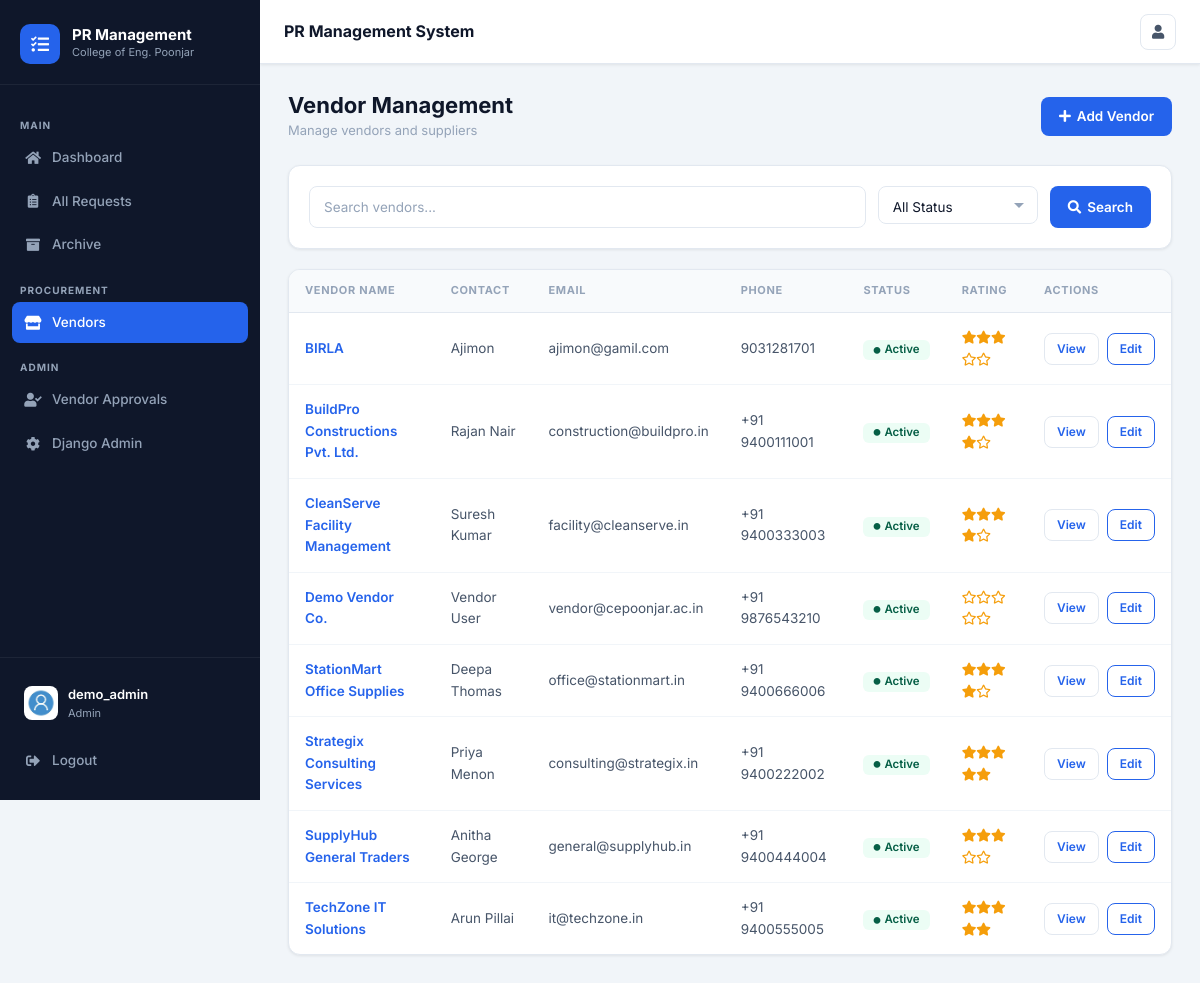
The page /vendors/ (signed in) on the database its author committed.
### users/models.py (models this page shows, shortened)
class Profile(models.Model):
    user = models.OneToOneField(User, on_delete=models.CASCADE)
    image = models.ImageField(default='default.jpg', upload_to='profile_pics')
    role = models.CharField(max_length=20, choices=ROLE_CHOICES, default='requester')
    def is_admin(self):
        return self.role == 'admin'
    def is_buyer(self):
        return self.role == 'buyer'
    def is_requester(self):
        return self.role == 'requester'

### prs/models.py (models this page shows, shortened)
class Vendor(models.Model):
    user = models.OneToOneField(User, on_delete=models.CASCADE, null=True, blank=True, related_name='vendor_profile')
    name = models.CharField(max_length=200, unique=True)
    contact_person = models.CharField(max_length=200, blank=True)
    email = models.EmailField(blank=True)
    phone = models.CharField(max_length=50, blank=True)
    address = models.TextField(blank=True)
    website = models.URLField(blank=True)
    tax_id = models.CharField(max_length=100, blank=True, help_text="Tax ID or Business Registration Number")
    bank_account = models.CharField(max_length=100, blank=True)
    account_holder = models.CharField(max_length=200, blank=True, help_text="Bank account holder name")
    ifsc_code = models.CharField(max_length=20, blank=True, help_text="IFSC code for bank transfer")
    upi_id = models.CharField(max_length=100, blank=True, help_text="UPI ID for payments (e.g. vendor@upi)")
    payment_terms = models.CharField(max_length=100, blank=True, help_text="e.g., Net 30, Net 60")
    categories = models.CharField(
        max_length=500,
        blank=True,
        help_text="Select categories you serve (comma-separated)"
    )
    status = models.CharField(max_length=50, choices=vendor_status_choice, default='Pending')
    rating = models.FloatField(default=0.0, help_text="Average rating out of 5")
    is_approved = models.BooleanField(default=False)
    approved_by = models.ForeignKey(User, on_delete=models.SET_NULL, null=True, blank=True, related_name='vendors_approved')
    approved_date = models.DateTimeField(null=True, blank=True)
    date_added = models.DateTimeField(default=timezone.now)
    added_by = models.ForeignKey(User, on_delete=models.SET_NULL, null=True, related_name='vendors_added')
    notes = models.TextField(blank=True)
    class Meta:
        ordering = ['name']

### prs/views.py (the view)
# urls.py: path('vendors/', VendorListView.as_view(), name='vendor-list'),
class VendorListView(LoginRequiredMixin, BuyerRequiredMixin, ListView):
    model = Vendor
    template_name = 'prs/vendor_list.html'
    context_object_name = 'vendors'
    paginate_by = 20
    def get_queryset(self):
        queryset = Vendor.objects.all()
        status = self.request.GET.get('status')
        if status:
            queryset = queryset.filter(status=status)
        search = self.request.GET.get('search')
        if search:
            queryset = queryset.filter(
                Q(name__icontains=search) |
                Q(contact_person__icontains=search) |
                Q(email__icontains=search)
            )
        return queryset

### users/mixins.py (called while the page is built)
    def test_func(self):
        if self.request.user.is_authenticated and hasattr(self.request.user, 'profile'):
            return self.request.user.profile.is_buyer() or self.request.user.profile.is_admin()
        return False

### prs/templates/prs/vendor_list.html (shortened to what this page needs)
{% extends "prs/layout.html" %}
{% block content %}
<div class="page-header">
  <div class="page-header-left">
    <h1>Vendor Management</h1>
    <p>Manage vendors and suppliers</p>
  </div>
  {% if user.profile.is_admin %}
  <a href="{% url 'vendor-create' %}" class="btn btn-primary">
    <i class="fas fa-plus"></i> Add Vendor
  </a>
  {% endif %}
</div>
<div class="card" style="margin-bottom:20px;">
  <div class="card-body">
    <form method="GET" style="display:flex;gap:12px;flex-wrap:wrap;">
      <input type="text" name="search" class="form-control" placeholder="Search vendors..."
             value="{{ request.GET.search }}" style="flex:1;min-width:200px;">
      <select name="status" class="form-control" style="width:160px;">
        <option value="">All Status</option>
      </select>
      <button type="submit" class="btn btn-primary"><i class="fas fa-search"></i> Search</button>
    </form>
  </div>
</div>
<div class="card">
  <div class="card-body" style="padding:0;">
    {% if vendors %}
    <table class="data-table">
      <thead>
        <tr>
          <th>Vendor Name</th>
          <th>Contact</th>
          <th>Email</th>
          <th>Phone</th>
          <th>Status</th>
          <th>Rating</th>
          <th>Actions</th>
        </tr>
      </thead>
      <tbody>
        {% for vendor in vendors %}
        <tr>
          <td><a href="{% url 'vendor-detail' vendor.pk %}">{{ vendor.name }}</a></td>
          <td>{{ vendor.contact_person|default:"—" }}</td>
          <td>{{ vendor.email|default:"—" }}</td>
          <td>{{ vendor.phone|default:"—" }}</td>
          <td>
            {% if vendor.status == 'Active' %}<span class="badge badge-green"><i class="fas fa-circle" style="font-size:7px;"></i> Active</span>
            {% elif vendor.status == 'Inactive' %}<span class="badge badge-gray">Inactive</span>
            {% else %}<span class="badge badge-red">{{ vendor.status }}</span>{% endif %}
          </td>
          <td><span class="stars">{% for i in "12345" %}{% if forloop.counter <= vendor.rating %}<i class="fas fa-star"></i>{% else %}<i class="far fa-star"></i>{% endif %}{% endfor %}</span></td>
          <td>
            <div class="d-flex gap-2">
              <a href="{% url 'vendor-detail' vendor.pk %}" class="btn btn-outline btn-sm">View</a>
              {% if user.profile.is_admin %}
              <a href="{% url 'vendor-update' vendor.pk %}" class="btn btn-outline-primary btn-sm">Edit</a>
              {% endif %}
            </div>
          </td>
        </tr>
        {% endfor %}
      </tbody>
    </table>
    {% endif %}
  </div>
</div>
{% endblock %}

### prs/templates/prs/layout.html (shortened to what this page needs)
{% load static %}
<!DOCTYPE html>
<html lang="en">
<head>
  <link rel="stylesheet" href="https://maxcdn.bootstrapcdn.com/bootstrap/4.0.0/css/bootstrap.min.css">
  <link rel="stylesheet" href="https://cdnjs.cloudflare.com/ajax/libs/font-awesome/5.15.4/css/all.min.css">
  <link rel="stylesheet" href="{% static 'prs/new-design.css' %}">
</head>
<body>
{% if user.is_authenticated %}
<aside class="app-sidebar" id="appSidebar">
  <div class="sidebar-logo">
    <div class="sidebar-logo-icon"><i class="fas fa-tasks"></i></div>
    <div>
      <div class="sidebar-logo-text">PR Management</div>
      <div class="sidebar-logo-sub">College of Eng. Poonjar</div>
    </div>
  </div>
  <nav class="sidebar-nav">
    <div class="sidebar-section-label">Main</div>
    <a href="{% url 'dashboard' %}" class="sidebar-link {% if request.resolver_match.url_name == 'dashboard' %}active{% endif %}">
      <i class="fas fa-home"></i> Dashboard
    </a>
    <a href="{% url 'prs-home' %}" class="sidebar-link {% if request.resolver_match.url_name == 'prs-home' %}active{% endif %}">
      <i class="fas fa-clipboard-list"></i> All Requests
    </a>
    <a href="{% url 'pr-archive' %}" class="sidebar-link {% if request.resolver_match.url_name == 'pr-archive' %}active{% endif %}">
      <i class="fas fa-archive"></i> Archive
    </a>
    {% if user.profile.is_buyer or user.profile.is_admin %}
    <div class="sidebar-section-label">Procurement</div>
    <a href="{% url 'vendor-list' %}" class="sidebar-link {% if request.resolver_match.url_name == 'vendor-list' %}active{% endif %}">
      <i class="fas fa-store"></i> Vendors
    </a>
    {% endif %}
    {% if user.profile.is_admin %}
    <div class="sidebar-section-label">Admin</div>
    <a href="{% url 'vendor-approval-list' %}" class="sidebar-link {% if request.resolver_match.url_name == 'vendor-approval-list' %}active{% endif %}">
      <i class="fas fa-user-check"></i> Vendor Approvals
    </a>
    <a href="{% url 'admin:index' %}" class="sidebar-link">
      <i class="fas fa-cog"></i> Django Admin
    </a>
    {% endif %}
  </nav>
  <div class="sidebar-footer">
    <a href="{% url 'profile' %}" class="sidebar-user" style="text-decoration:none;">
      <img src="{{ user.profile.image.url }}" alt="{{ user.username }}">
      <div>
        <div class="sidebar-user-name">{{ user.username }}</div>
        <div class="sidebar-user-role">
          {% if user.profile.is_admin %}Admin
          {% elif user.profile.is_buyer %}Buyer
          {% elif user.profile.is_vendor %}Vendor
          {% else %}Requester{% endif %}
        </div>
      </div>
    </a>
    <form method="POST" action="{% url 'logout' %}" style="margin-top:8px;">
      <button type="submit" class="sidebar-link w-100" style="background:none;border:none;cursor:pointer;text-align:left;">
        <i class="fas fa-sign-out-alt"></i> Logout
      </button>
    </form>
  </div>
</aside>
<div class="app-main">
  <header class="app-topbar">
    <div class="topbar-title">PR Management System</div>
    <div class="topbar-actions">
      <a href="{% url 'profile' %}" class="topbar-btn" title="Profile">
        <i class="fas fa-user"></i>
      </a>
    </div>
  </header>
  <div class="app-content">
{% endif %}
{% block content %}{% endblock %}
{% if user.is_authenticated %}
  </div>
</div>
{% endif %}
</body>
</html>

### rows shown on the page
Vendor: name "BIRLA", contact_person "Ajimon", email "ajimon@gamil.com", phone "9031281701", status "Active" (drawn), rating 3 (drawn)
Vendor: name "BuildPro Constructions Pvt. Ltd.", contact_person "Rajan Nair", email "construction@buildpro.in", phone "+91 9400111001", status "Active" (drawn), rating 4 (drawn)
Vendor: name "CleanServe Facility Management", contact_person "Suresh Kumar", email "facility@cleanserve.in", phone "+91 9400333003", status "Active" (drawn), rating 4 (drawn)
Vendor: name "Demo Vendor Co.", contact_person "Vendor User", email "vendor@cepoonjar.ac.in", phone "+91 9876543210", status "Active" (drawn), rating 0 (drawn)
Vendor: name "StationMart Office Supplies", contact_person "Deepa Thomas", email "office@stationmart.in", phone "+91 9400666006", status "Active" (drawn), rating 4 (drawn)
Vendor: name "Strategix Consulting Services", contact_person "Priya Menon", email "consulting@strategix.in", phone "+91 9400222002", status "Active" (drawn), rating 5 (drawn)
Vendor: name "SupplyHub General Traders", contact_person "Anitha George", email "general@supplyhub.in", phone "+91 9400444004", status "Active" (drawn), rating 3 (drawn)
Vendor: name "TechZone IT Solutions", contact_person "Arun Pillai", email "it@techzone.in", phone "+91 9400555005", status "Active" (drawn), rating 5 (drawn)

### other values the page prints
{{ user.username }} "demo_admin"
